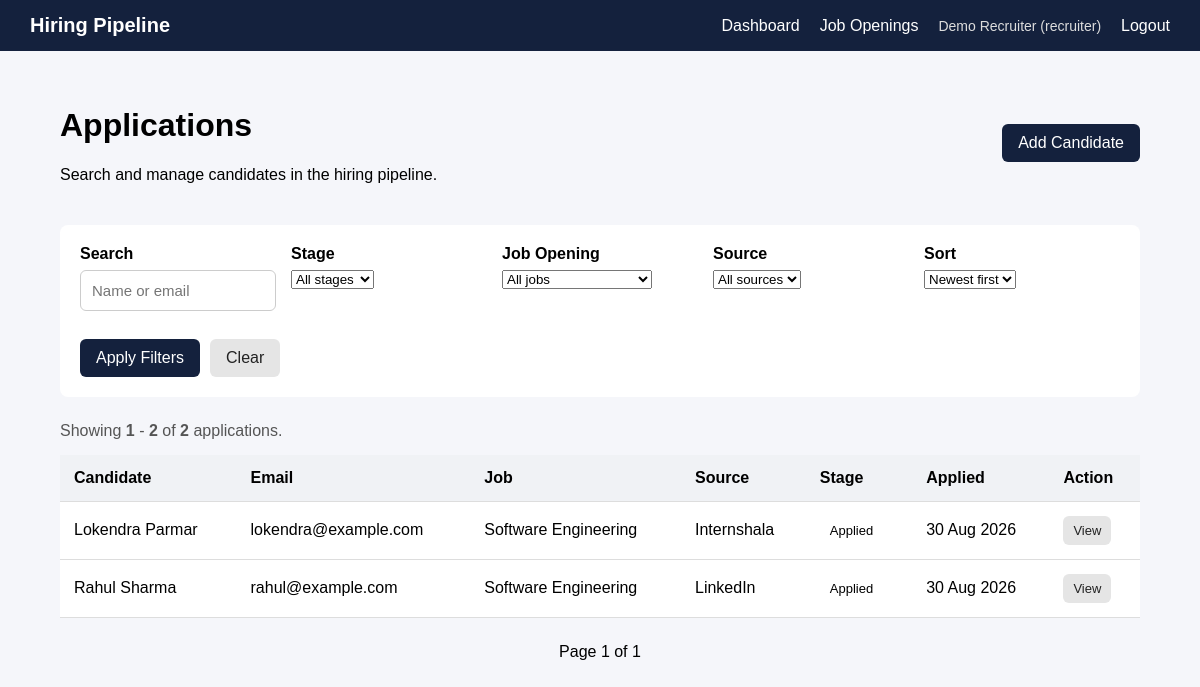
Page /applications/ (signed in) on the earlier database version.
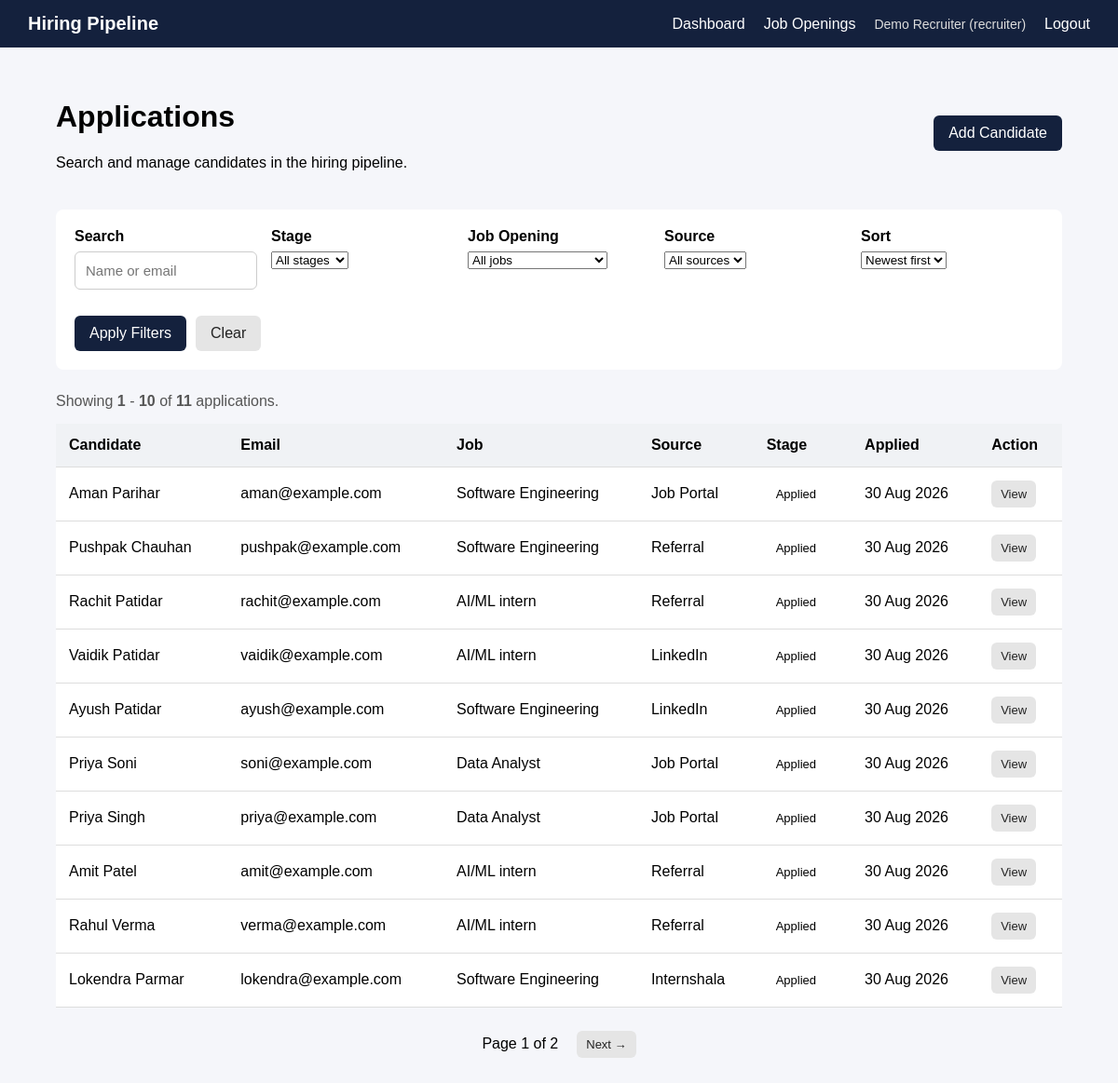
Same page on the later database version.
### models/user.py (models this page shows, shortened)
class User(UserMixin, db.Model):
    __tablename__ = "users"
    id = db.Column(db.Integer, primary_key=True)
    name = db.Column(db.String(100), nullable=False)
    email = db.Column(
        db.String(150),
        unique=True,
        nullable=False,
        index=True
    )
    password_hash = db.Column(db.String(255), nullable=False)
    role = db.Column(
        db.String(20),
        nullable=False
    )
    created_at = db.Column(
        db.DateTime,
        server_default=db.func.now()
    )

### models/application.py (models this page shows)
class Application(db.Model):
    __tablename__ = "applications"
    id = db.Column(
        db.Integer,
        primary_key=True
    )
    job_opening_id = db.Column(
        db.Integer,
        db.ForeignKey("job_openings.id"),
        nullable=False,
        index=True
    )
    candidate_name = db.Column(
        db.String(150),
        nullable=False
    )
    candidate_email = db.Column(
        db.String(150),
        nullable=False,
        index=True
    )
    source = db.Column(
        db.String(100),
        nullable=True
    )
    notes = db.Column(
        db.Text,
        nullable=True
    )
    stage = db.Column(
        db.String(30),
        nullable=False,
        default="Applied",
        index=True
    )
    applied_at = db.Column(
        db.DateTime,
        server_default=db.func.now()
    )
    stage_changed_at = db.Column(
        db.DateTime,
        server_default=db.func.now()
    )
    updated_at = db.Column(
        db.DateTime,
        server_default=db.func.now(),
        onupdate=db.func.now()
    )
    job = db.relationship(
        "JobOpening",
        back_populates="applications"
    )
    events = db.relationship(
        "ApplicationEvent",
        back_populates="application",
        lazy=True,
        order_by="ApplicationEvent.created_at"
    )

### models/job.py (models this page shows)
class JobOpening(db.Model):
    __tablename__ = "job_openings"
    id = db.Column(db.Integer, primary_key=True)
    title = db.Column(
        db.String(150),
        nullable=False
    )
    department = db.Column(
        db.String(100),
        nullable=False
    )
    description = db.Column(
        db.Text,
        nullable=True
    )
    status = db.Column(
        db.String(20),
        nullable=False,
        default="open",
        index=True
    )
    created_at = db.Column(
        db.DateTime,
        server_default=db.func.now()
    )
    updated_at = db.Column(
        db.DateTime,
        server_default=db.func.now(),
        onupdate=db.func.now()
    )
    applications = db.relationship(
        "Application",
        back_populates="job",
        lazy=True
    )
    description = db.Column(
        db.Text,
        nullable=True
    )
    status = db.Column(
        db.String(20),
        nullable=False,
        default="open"
    )
    created_at = db.Column(
        db.DateTime,
        server_default=db.func.now()
    )
    updated_at = db.Column(
        db.DateTime,
        server_default=db.func.now(),
        onupdate=db.func.now()
    )
    applications = db.relationship(
        "Application",
        back_populates="job",
        lazy=True
    )

### routes/applications.py (the view, shortened to what this page needs)
@applications_bp.route("/")
@role_required("recruiter")
def application_list():
    search = request.args.get(
        "search",
        ""
    ).strip()
    stage = request.args.get(
        "stage",
        ""
    ).strip()
    job_id = request.args.get(
        "job_id",
        ""
    ).strip()
    source = request.args.get(
        "source",
        ""
    ).strip()
    sort = request.args.get(
        "sort",
        "newest"
    ).strip()
    page = request.args.get(
        "page",
        1,
        type=int
    )
    if page < 1:
        page = 1
    query = Application.query
    if stage:
        query = query.filter(
            Application.stage == stage
        )
    if source:
        query = query.filter(
            Application.source == source
        )
    if sort == "oldest":
        query = query.order_by(
            Application.applied_at.asc()
        )
    elif sort == "name_asc":
        query = query.order_by(
            Application.candidate_name.asc()
        )
    elif sort == "name_desc":
        query = query.order_by(
            Application.candidate_name.desc()
        )
    else:
        sort = "newest"
        query = query.order_by(
            Application.applied_at.desc()
        )
    pagination = query.paginate(
        page=page,
        per_page=10,
        error_out=False
    )
    applications = pagination.items
    jobs = (
        JobOpening.query
        .order_by(JobOpening.title)
        .all()
    )
    sources = (
        db.session.query(
            Application.source
        )
        .filter(
            Application.source.isnot(None),
            Application.source != ""
        )
        .distinct()
        .order_by(
            Application.source
        )
        .all()
    )
    sources = [
        item[0]
        for item in sources
    ]
    stages = [
        "Applied",
        "Screening",
        "Interview",
        "Offer",
        "Hired",
        "Rejected"
    ]
    return render_template(
        "applications/list.html",
        applications=applications,
        pagination=pagination,
        jobs=jobs,
        stages=stages,
        sources=sources,
        search=search,
        selected_stage=stage,
        selected_job=job_id,
        selected_source=source,
        selected_sort=sort
    )

### templates/applications/list.html (shortened to what this page needs)
{% extends "base.html" %}
{% block content %}
<div class="page-header">
    <div>
        <h1>Applications</h1>
        <p>
            Search and manage candidates in the hiring pipeline.
        </p>
    </div>
    <a
        href="{{ url_for('applications.create_application') }}"
        class="btn"
    >
        Add Candidate
    </a>
</div>
<div class="filter-card">
    <form
        method="GET"
        action="{{ url_for('applications.application_list') }}"
    >
        <div class="filter-grid">
            <div class="form-group">
                <label for="search">
                    Search
                </label>
                <input
                    type="text"
                    id="search"
                    name="search"
                    value="{{ search }}"
                    placeholder="Name or email"
                >
            </div>
            <div class="form-group">
                <label for="stage">
                    Stage
                </label>
                <select
                    id="stage"
                    name="stage"
                >
                    <option value="">
                        All stages
                    </option>
                </select>
            </div>
            <div class="form-group">
                <label for="job_id">
                    Job Opening
                </label>
                <select
                    id="job_id"
                    name="job_id"
                >
                    <option value="">
                        All jobs
                    </option>
                </select>
            </div>
            <div class="form-group">
                <label for="source">
                    Source
                </label>
                <select
                    id="source"
                    name="source"
                >
                    <option value="">
                        All sources
                    </option>
                </select>
            </div>
            <div class="form-group">
                <label for="sort">
                    Sort
                </label>
                <select
                    id="sort"
                    name="sort"
                >
                    <option
                        value="newest"
                        {% if selected_sort == "newest" %}
                            selected
                        {% endif %}
                    >
                        Newest first
                    </option>
                </select>
            </div>
        </div>
        <div class="filter-actions">
            <button
                type="submit"
                class="btn"
            >
                Apply Filters
            </button>
            <a
                href="{{ url_for('applications.application_list') }}"
                class="btn-secondary"
            >
                Clear
            </a>
        </div>
    </form>
</div>
{% if applications %}
<div class="results-info">
    Showing
    <strong>
        {{ pagination.first }}
    </strong>
    -
    <strong>
        {{ pagination.last }}
    </strong>
    of
    <strong>
        {{ pagination.total }}
    </strong>
    applications.
</div>
<table>
    <thead>
        <tr>
            <th>Candidate</th>
            <th>Email</th>
            <th>Job</th>
            <th>Source</th>
            <th>Stage</th>
            <th>Applied</th>
            <th>Action</th>
        </tr>
    </thead>
    <tbody>
        {% for application in applications %}
        <tr>
            <td>
                {{ application.candidate_name }}
            </td>
            <td>
                {{ application.candidate_email }}
            </td>
            <td>
                {{ application.job.title }}
            </td>
            <td>
                {{ application.source or "-" }}
            </td>
            <td>
                <span class="status">
                    {{ application.stage }}
                </span>
            </td>
            <td>
                {% if application.applied_at %}
                    {{ application.applied_at.strftime(
                        "%d %b %Y"
                    ) }}
                {% endif %}
            </td>
            <td>
                <a
                    href="{{ url_for(
                        'applications.application_detail',
                        application_id=application.id
                    ) }}"
                    class="small-btn"
                >
                    View
                </a>
            </td>
        </tr>
        {% endfor %}
    </tbody>
</table>
<div class="pagination">
    <span>
        Page
        {{ pagination.page }}
        of
        {{ pagination.pages }}
    </span>
    {% if pagination.has_next %}
        <a
            href="{{ url_for(
                'applications.application_list',
                page=pagination.next_num,
                search=search,
                stage=selected_stage,
                job_id=selected_job,
                source=selected_source,
                sort=selected_sort
            ) }}"
            class="small-btn"
        >
            Next →
        </a>
    {% endif %}
</div>
{% endif %}
{% endblock %}

### templates/base.html (shortened to what this page needs)
<!DOCTYPE html>
<html lang="en">
<head>
    <link
        rel="stylesheet"
        href="{{ url_for('static', filename='css/style.css') }}"
    >
</head>
<body>
    {% if current_user.is_authenticated %}
        <nav class="navbar">
            <div class="nav-brand">
                Hiring Pipeline
            </div>
            <div class="nav-links">
                <a href="{{ url_for('dashboard.dashboard') }}">
                    Dashboard
                </a>
                {% if current_user.role == "recruiter" %}
                    <a href="{{ url_for('jobs.job_list') }}">
                        Job Openings
                    </a>
                {% endif %}
                <span class="nav-user">
                    {{ current_user.name }}
                    ({{ current_user.role }})
                </span>
                <a href="{{ url_for('auth.logout') }}">
                    Logout
                </a>
            </div>
        </nav>
    {% endif %}
    <main class="container">
        {% block content %}
        {% endblock %}
    </main>
</body>
</html>

### static/css/style.css (style rules this page uses)
* { box-sizing: border-box; }
body { margin: 0; font-family: Arial, sans-serif; background: #f5f6fa; }
.form-group { margin-bottom: 18px; }
.form-group label { display: block; margin-bottom: 7px; font-weight: 600; }
.form-group input { width: 100%; padding: 11px; border: 1px solid #ccc; border-radius: 6px; font-size: 15px; }
button { width: 100%; padding: 12px; border: none; border-radius: 6px; background: #14213d; color: white; font-size: 16px; cursor: pointer; }
.navbar { background: #14213d; color: white; padding: 14px 30px; display: flex; justify-content: space-between; align-items: center; }
.nav-brand { font-weight: bold; font-size: 20px; }
.nav-links { display: flex; align-items: center; gap: 20px; }
.nav-links a { color: white; text-decoration: none; }
.nav-user { color: #ddd; font-size: 14px; }
.container { width: 90%; max-width: 1200px; margin: 35px auto; }
.page-header { display: flex; justify-content: space-between; align-items: center; margin-bottom: 25px; }
.btn, .btn-secondary, .small-btn { display: inline-block; text-decoration: none; border-radius: 6px; cursor: pointer; }
.btn { background: #14213d; color: white; padding: 10px 16px; width: auto; }
.btn-secondary { background: #e5e5e5; color: #222; padding: 10px 16px; }
table { width: 100%; border-collapse: collapse; background: white; }
th, td { padding: 14px; text-align: left; border-bottom: 1px solid #ddd; }
th { background: #f0f2f5; }
.status { padding: 5px 10px; border-radius: 20px; font-size: 13px; }
.small-btn { border: none; background: #e5e5e5; color: #222; padding: 7px 10px; width: auto; font-size: 13px; }
.filter-card { background: white; padding: 20px; margin-bottom: 25px; border-radius: 8px; }
.filter-grid { display: grid; grid-template-columns: repeat(5, 1fr); gap: 15px; }
.filter-actions { display: flex; gap: 10px; margin-top: 10px; }
.results-info { margin-bottom: 15px; color: #555; }
.pagination { display: flex; justify-content: center; align-items: center; gap: 20px; margin-top: 25px; }

Differences in the rows shown:
no longer on this page (row unchanged): Application: candidate_name "Rahul Sharma", candidate_email "rahul@example.com", job "Software Engineering", source "LinkedIn", stage "Applied", applied_at "30 Aug 2026"
added Application: candidate_name "Aman Parihar", candidate_email "aman@example.com", job "Software Engineering", source "Job Portal", stage "Applied", applied_at "30 Aug 2026"
added Application: candidate_name "Pushpak Chauhan", candidate_email "pushpak@example.com", job "Software Engineering", source "Referral", stage "Applied", applied_at "30 Aug 2026"
added Application: candidate_name "Rachit Patidar", candidate_email "rachit@example.com", job "AI/ML intern", source "Referral", stage "Applied", applied_at "30 Aug 2026"
added Application: candidate_name "Vaidik Patidar", candidate_email "vaidik@example.com", job "AI/ML intern", source "LinkedIn", stage "Applied", applied_at "30 Aug 2026"
added Application: candidate_name "Ayush Patidar", candidate_email "ayush@example.com", job "Software Engineering", source "LinkedIn", stage "Applied", applied_at "30 Aug 2026"
added Application: candidate_name "Priya Soni", candidate_email "soni@example.com", job "Data Analyst", source "Job Portal", stage "Applied", applied_at "30 Aug 2026"
added Application: candidate_name "Priya Singh", candidate_email "priya@example.com", job "Data Analyst", source "Job Portal", stage "Applied", applied_at "30 Aug 2026"
added Application: candidate_name "Amit Patel", candidate_email "amit@example.com", job "AI/ML intern", source "Referral", stage "Applied", applied_at "30 Aug 2026"
added Application: candidate_name "Rahul Verma", candidate_email "verma@example.com", job "AI/ML intern", source "Referral", stage "Applied", applied_at "30 Aug 2026"
Other differences:
{{ pagination.last }}: "2" → "10"
{{ pagination.total }}: "2" → "11"
{{ pagination.pages }}: "1" → "2"
text now shown: "Next →"
